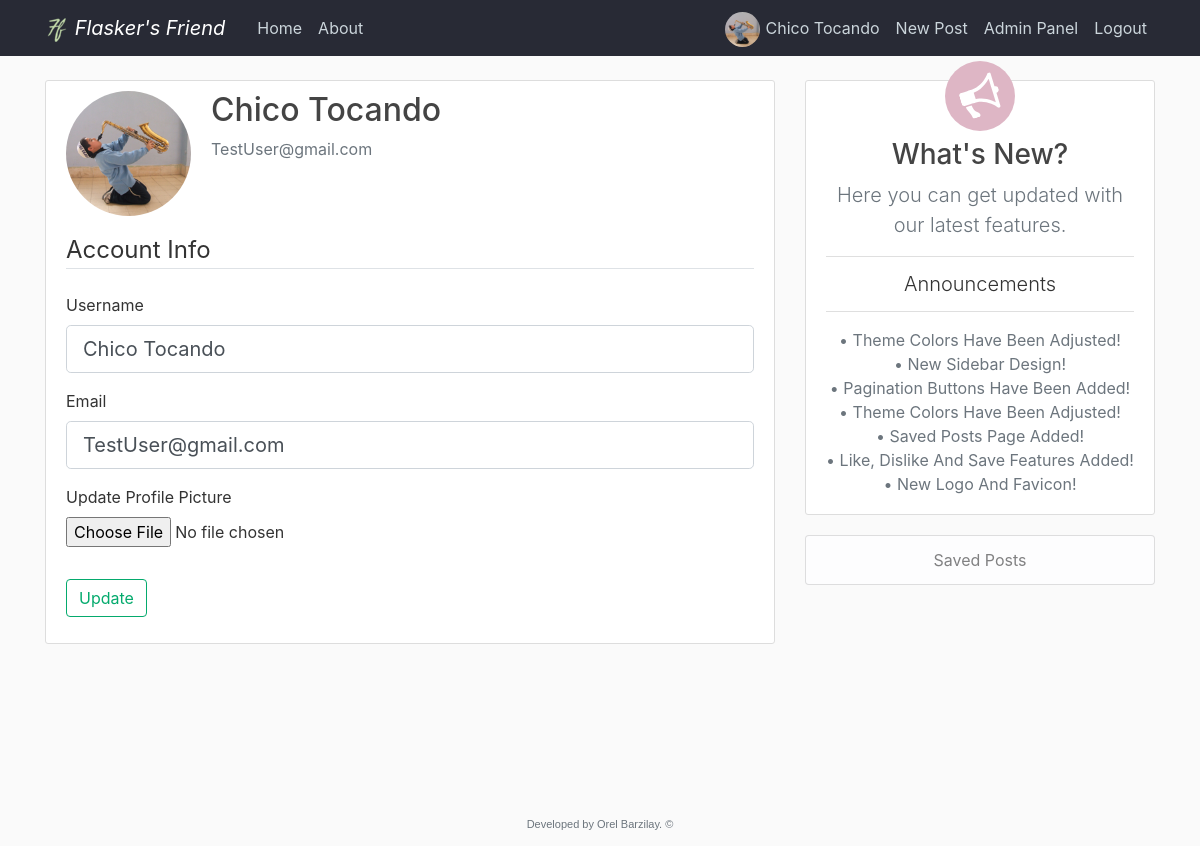
Page /account (signed in) on the earlier database version.
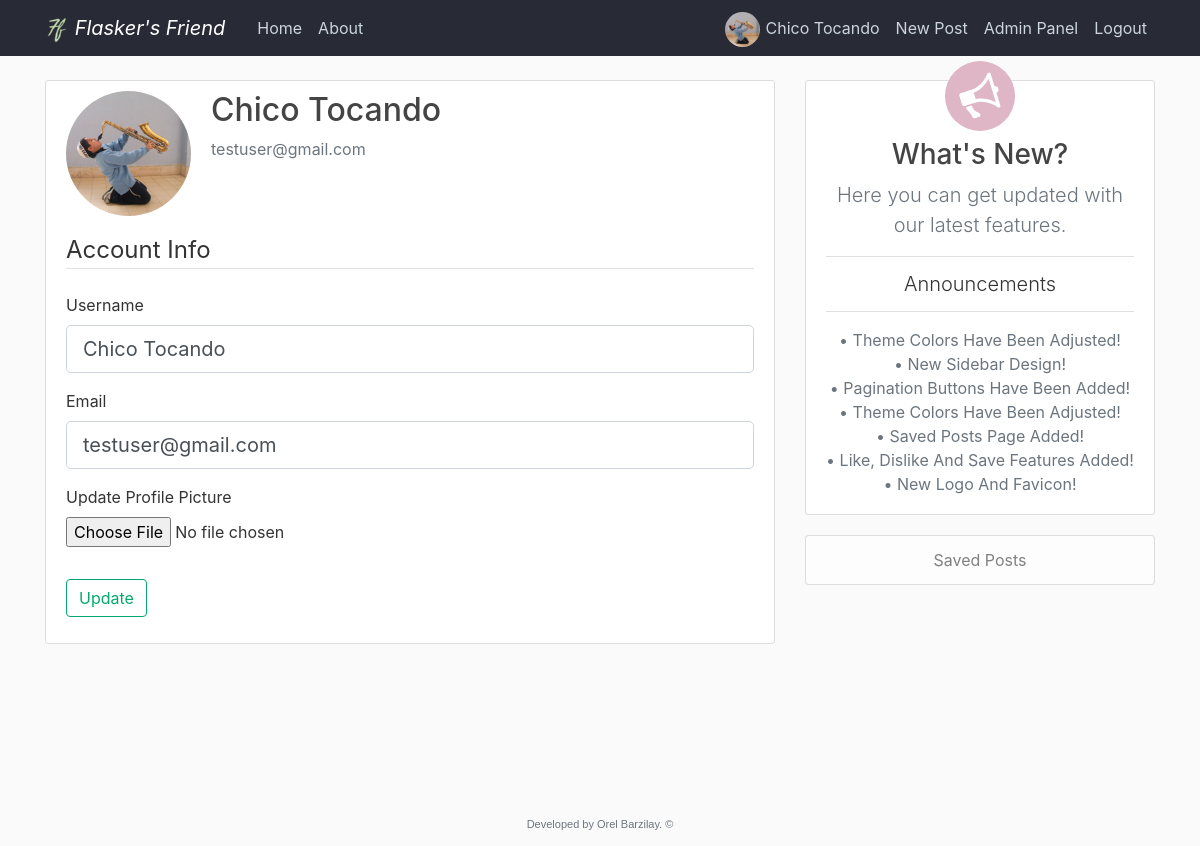
Same page on the later database version.
### flaskblog/models.py (models this page shows, shortened)
class User(db.Model, UserMixin):
    id = db.Column(db.Integer, primary_key=True)
    username = db.Column(db.String(20), unique=True, nullable=False)
    email = db.Column(db.String(120), unique=True, nullable=False)
    image_file = db.Column(db.String(20), nullable=False, default='default.jpg')
    password = db.Column(db.String(60), nullable=False)
    admin = db.Column(db.Integer, nullable=False, default=0)  # Self Added
    posts = db.relationship('Post', backref='author', lazy=True)  # Here we refer the post class
    liked = db.relationship('PostLike', foreign_keys='PostLike.user_id', backref='user', lazy='dynamic')
    disliked = db.relationship('PostDislike', foreign_keys='PostDislike.user_id', backref='user', lazy='dynamic')
    saved = db.relationship('PostSave', foreign_keys='PostSave.user_id', backref='user', lazy='dynamic')

### flaskblog/users/routes.py (the view)
@users.route("/account", methods=['GET', 'POST'])
@login_required
def account():
    anns = Announcements.query.order_by(Announcements.date_posted.desc())
    form = UpdateAccountForm()
    if form.validate_on_submit():
        if form.picture.data:
            picture_file = save_picture(form.picture.data)
            current_user.image_file = picture_file
        current_user.username = form.username.data
        current_user.email = form.email.data.lower()
        db.session.commit()
        flash('Your account has been updated!', 'success')
        return redirect(url_for('users.account'))
    elif request.method == 'GET':
        form.username.data = current_user.username
        form.email.data = current_user.email
    image_file = url_for('static', filename=f'profile_pics/{current_user.image_file}')
    return render_template('account.html', title='Account', image_file=image_file, form=form, anns=anns)

### flaskblog/users/forms.py (shortened to what this page needs)
class UpdateAccountForm(FlaskForm):
    username = StringField('Username', validators=[DataRequired(), Length(min=2, max=20)])
    email = StringField('Email', validators=[DataRequired(), Email()])
    picture = FileField('Update Profile Picture', validators=[FileAllowed(['jpg', 'png'])])
    submit = SubmitField('Update')

### flaskblog/models.py (called while the page is built)
@login_manager.user_loader
def load_user(user_id):
    return User.query.get(int(user_id))

### flaskblog/templates/account.html (shortened to what this page needs)
{% extends "layout.html" %}
{% block content %}
    <div class="content-section cancel-margin">
      <div class="media">
        <img class="rounded-circle account-img" src="{{ image_file }}">
        <div class="media-body">
          <h2 class="account-heading">{{ current_user.username }}</h2>
          <p class="text-secondary">{{ current_user.email }}</p>
        </div>
      </div>
        <form method="POST" action="" enctype="multipart/form-data">
            <fieldset class="form-group">
                <legend class="border-bottom mb-4">Account Info</legend>
                <div class="form-group">
                    {{ form.username.label(class="form-control-label") }}
                    {% if form.username.errors %}
                        {{ form.username(class="form-control form-control-lg is-invalid") }}
                        <div class="invalid-feedback">
                            {% for error in form.username.errors %}
                                <span>{{ error }}</span>
                            {% endfor %}
                        </div>
                    {% else %}
                        {{ form.username(class="form-control form-control-lg") }}
                    {% endif %}
                </div>
                <div class="form-group">
                    {{ form.email.label(class="form-control-label") }}
                    {% if form.email.errors %}
                        {{ form.email(class="form-control form-control-lg is-invalid") }}
                        <div class="invalid-feedback">
                            {% for error in form.email.errors %}
                                <span>{{ error }}</span>
                            {% endfor %}
                        </div>
                    {% else %}
                        {{ form.email(class="form-control form-control-lg") }}
                    {% endif %}
                </div>
                <div class="form-group">
                    {{ form.picture.label() }}
                    {{ form.picture(class="form-control-file") }}
                </div>
            </fieldset>
            <div class="form-group">
                {{ form.submit(class="btn btn-outline-emerald") }}
            </div>
        </form>
    </div>
{% endblock content %}

### flaskblog/templates/layout.html (shortened to what the changed rows need)
<!DOCTYPE html>
<html lang="en">
<head>
    <link rel="stylesheet" href="https://stackpath.bootstrapcdn.com/bootstrap/4.3.1/css/bootstrap.min.css">
    <link rel="stylesheet" type="text/css" href="{{ url_for('static', filename='main.css') }}">
    <link rel="stylesheet" href="https://cdn.jsdelivr.net/npm/bootstrap-icons@1.5.0/font/bootstrap-icons.css">
</head>
<body>
  <div class="content">
    <header class="site-header">
      <nav class="navbar navbar-expand-md navbar-dark bg-steel fixed-top">
        <div class="container">
          <div class="collapse navbar-collapse" id="navbarToggle">
            <div class="navbar-nav">
              {% if current_user.is_authenticated and current_user.admin == 1 %}
                <a class="nav-item nav-link" style="padding-bottom: 0; padding-top: 4px;" href="{{ url_for('users.account') }}">
                  <img class="rounded-circle navbar-account-img my-auto" src="{{ url_for('static', filename='profile_pics/' + current_user.image_file) }}">
                  {{ current_user.username }}
                </a>
                <a class="nav-item nav-link" href="{{ url_for('posts.new_post') }}">New Post</a>
                <a class="nav-item nav-link" href="{{ url_for('admin.admin_panel') }}">Admin Panel</a>
                <a class="nav-item nav-link" href="{{ url_for('users.logout') }}">Logout</a>
              {% else %}
                <a class="nav-item nav-link" href="{{ url_for('users.login') }}">Login</a>
                <a class="nav-item nav-link" href="{{ url_for('users.register') }}">Register</a>
              {% endif %}
            </div>
          </div>
        </div>
      </nav>
    </header>
    {% block main_container %}
    <main role="main" class="container">
      <div class="row main-container">
        {% endblock main_container %}
        {% block sidebox %}
        <div class="col-md-8">
        {% endblock sidebox %}
          {% block content %}{% endblock content %}
        </div>
        {% block sidebar %}
      </div>
      {% endblock sidebar %}
    </main>
  </div>
</body>
</html>

Differences in the rows shown:
changed User "Chico Tocando": email "TestUser@gmail.com" → "testuser@gmail.com"
